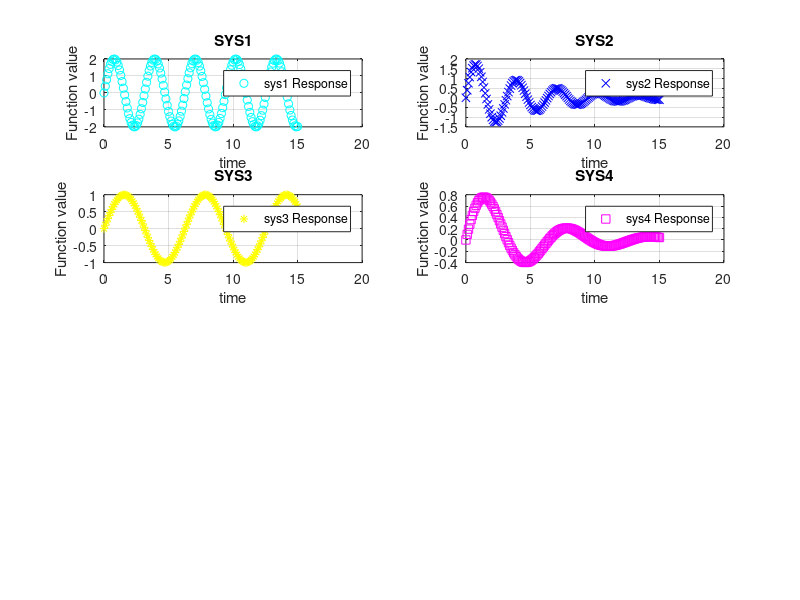

Source code (MATLAB):
w1 = 2 ;z1 = 0;
w2 = 2 ;z2 = 0.1;
w3 = 1 ;z3 = 0;
w4 = 1 ;z4 = 0.2;

t1 = [0 : 0.1 : 15];

sys1 = tf(w1^2,[1 2*z1*w1 , w1^2]);
sys2 = tf(w2^2,[1 2*z2*w2 , w2^2]);
sys3 = tf(w3^2,[1 2*z3*w3 , w3^2]);
sys4 = tf(w4^2,[1 2*z4*w4 , w4^2]);

[y1,T1] = impulse(sys1,t1);
[y2,T2] = impulse(sys2,t1);
[y3,T3] = impulse(sys3,t1);
[y4,T4] = impulse(sys4,t1);

subplot(4,2,1),plot(T1,y1,'co');legend on; legend('sys1 Response');xlabel('time');ylabel('Function value');grid on;title('SYS1');
subplot(4,2,2),plot(T2,y2,'bx');legend on; legend('sys2 Response');xlabel('time');ylabel('Function value');grid on;title('SYS2');
subplot(4,2,3),plot(T3,y3,'y*');legend on; legend('sys3 Response');xlabel('time');ylabel('Function value');grid on;title('SYS3');
subplot(4,2,4),plot(T4,y4,'ms');legend on; legend('sys4 Response');xlabel('time');ylabel('Function value');grid on;title('SYS4');

